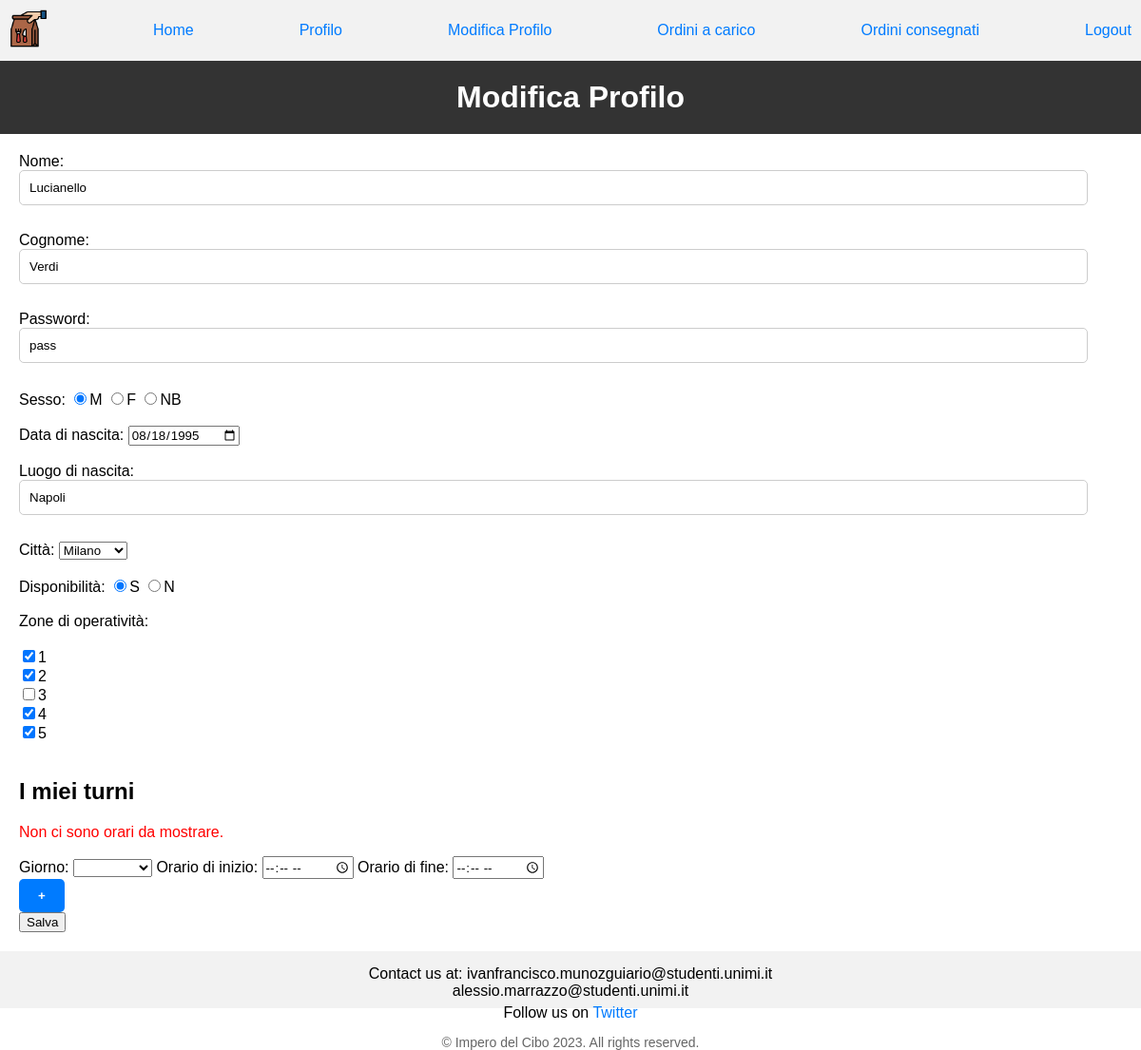
Before: /applicativo/frontend/modificaprofilo_fattorino.php (signed in) with the older database file.
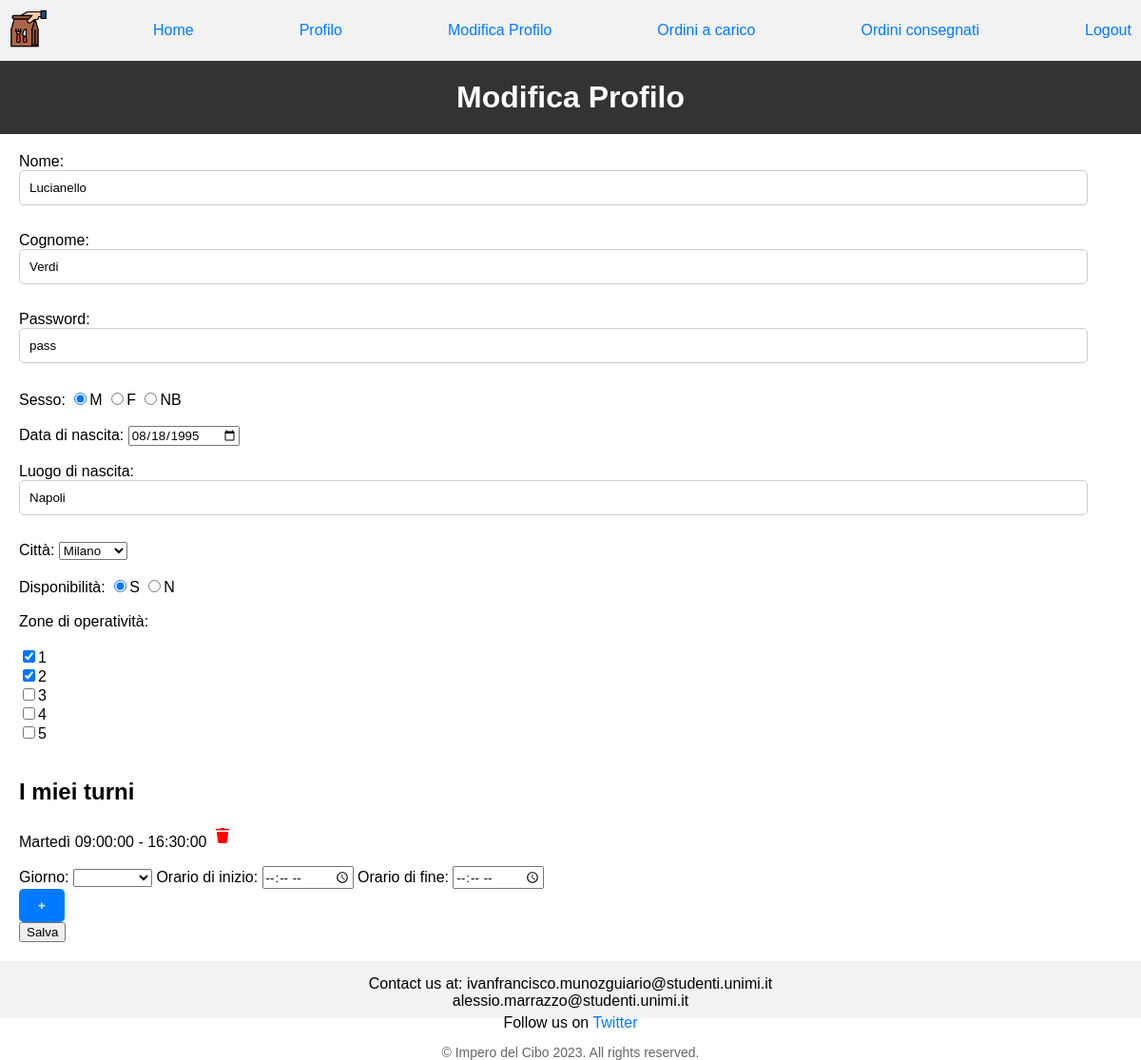
After: the same page with the newer database file.
### tables this page shows
CREATE TABLE `turno` (
  `id` int(11) NOT NULL,
  `giorno` enum('Lunedì','Martedì','Mercoledì','Giovedì','Venerdì','Sabato','Domenica') NOT NULL,
  `orainizio` time NOT NULL,
  `orafine` time NOT NULL
);

### applicativo/backend/display_fatto_info.php (called while the page is built, shortened)
<?php
include("../common/connessione.php");
if (!isset($_SESSION["utente"])) {
    header("Location: ../index.html");
} else {
    $mail = $_SESSION["utente"];
    $sql1 = "SELECT *
            FROM fattorino
            WHERE mail = '$mail'";
    $risultato1 = $conn->query($sql1);
    if ($risultato1->num_rows > 0) {
        $row = $risultato1->fetch_assoc();
    } else {
        echo "Non è stato trovato alcun record associato alla e-mail";
    }
}
?>

### applicativo/frontend/modificaprofilo_fattorino.php (the view, shortened to what the changed rows need)
<!DOCTYPE html>
<html lang="it">
	<head>
		<link rel="stylesheet" type="text/css" href="../css/stile.css">
	</head>
	<body>
		<?php
		include("../backend/display_fatto_info.php");
		?>
		<h1>Modifica Profilo</h1>
		<section class="page-content">
		<form method="POST" action="../backend/modificaprofilo_fatt.php" onsubmit="return validazione()">
			<label for="nome">Nome: </label>
			<input type="text" id="nome" name="nome" value="<?php echo $row['nome'];?>" maxlength="20" required>
			<br><br>
			<label for="cognome">Cognome: </label>
			<input type="text" id="cognome" name="cognome" value="<?php echo $row['cognome'];?>" maxlength="20" required>
			<br><br>
			<label for="password">Password: </label>
			<input type="text" id="password" name="password" value="<?php echo $row['password']; ?>" maxlength="30" required>
			<br><br>
			<span>Sesso: </span>
			<input type="radio" name="sesso" id="m" <?php if (isset($row["sesso"]) && $row["sesso"]=="M") echo "checked";?> value="m" required><label for="m">M</label>
        	<input type="radio" name="sesso" id="f" <?php if (isset($row["sesso"]) && $row["sesso"]=="F") echo "checked";?> value="f"><label for="f">F</label>
       		<input type="radio" name="sesso" id="nb" <?php if (isset($row["sesso"]) && $row["sesso"]=="NB") echo "checked";?> value="nb"><label for="nb">NB</label>
			<br><br>
			<label for="datanascita">Data di nascita: </label>
        	<input type="date" id="datanascita" name="datanascita" value="<?php echo $row["datanascita"];?>" action="checkAge()" required>
			<br><br>
			<label for="luogonascita">Luogo di nascita:</label>
			<input type="text" id="luogonascita" value="<?php echo $row['luogonascita'];?>" name="luogonascita" maxlength="25" required>
			<br><br>
			<label for="citta">Città: </label>
			<select id="citta" name="citta" required>
            	<option value="milano" <?php echo ($row['citta'] == "Milano") ? "selected" : "";?>>Milano</option>
        	</select>
			<br><br>
			Disponibilità:
			<input type="radio" name="disponibilita" id="s" <?php if (isset($row["disponibilita"]) && $row["disponibilita"]=="S") echo "checked";?> value="s" required><label for="s">S</label>
        	<input type="radio" name="disponibilita" id="n" <?php if (isset($row["disponibilita"]) && $row["disponibilita"]=="N") echo "checked";?> value="n"><label for="n">N</label>
			<br><br>
			<label for="zona">Zone di operatività: </label>
			<br><br>
			<?php include("../backend/visualizza_zone.php");?>
			<br>
		<div class="tab" id="orari">
            <h2>I miei turni</h2>
			<div class="orariFatt">
				<?php
				$tabella = "flavorasu";
				include("../backend/visualizza_orari2.php");
				?>
			</div>
            <div id="dynamicFieldContainer">
            </div>
            <button type="button" onclick="aggiungiCampo()">+</button>
       	 </div>
		<input type="submit" name="submit" value="Salva">
		</form>
	</section>
	</body>
</html>

### applicativo/backend/visualizza_zone.php
<?php
$sql = "SELECT zona
        FROM operainfatt
        WHERE mail = '$mail'";
$risultato = $conn->query($sql);
if ($risultato->num_rows >= 0) {
    $zone = [];
    while($row = $risultato->fetch_assoc()) {
        $zone[] = $row['zona'];
    }
    for ($i = 1; $i <= 5; $i++) {
        echo "<input type=\"checkbox\" id=\"zone_$i\" name=\"zone[]\" value=\"$i\"";
        if (in_array(strval($i), $zone)) {
            echo "checked";
        }
        echo "><label for=\"zone_$i\">$i</label><br>";
    }
}
?>

### applicativo/backend/visualizza_orari2.php
<?php
$sql = "SELECT giorno, orainizio, orafine
        FROM  turno
        WHERE id IN (
            SELECT turno
            FROM $tabella
            WHERE mail = '$mail');";
$risultato = $conn->query($sql);
if ($risultato->num_rows > 0) {
    while($row = $risultato->fetch_assoc()) {
        echo "<p id=\"" . $row['giorno'] . $row['orainizio'] . $row['orafine'] . "\">" . $row['giorno'] . "   " . $row['orainizio'] . " - " . $row['orafine'] . " ";
        echo "<img src='../immagini/delete-icon2.png' onclick=\"eliminaOrari('{$row['giorno']}','{$row['orainizio']}', '{$row['orafine']}', '{$mail}', '{$tabella}')\"></img></p>";
    }
} else {
    echo "<p class=\"error\">Non ci sono orari da mostrare.</p>";
}
?>

Changed rows visible on the page:
added turno: giorno "Martedì", orainizio "09:00:00", orafine "16:30:00"
Other visible differences:
form field value: "☑" → "☐"
text no longer shown: "Non ci sono orari da mostrare."
